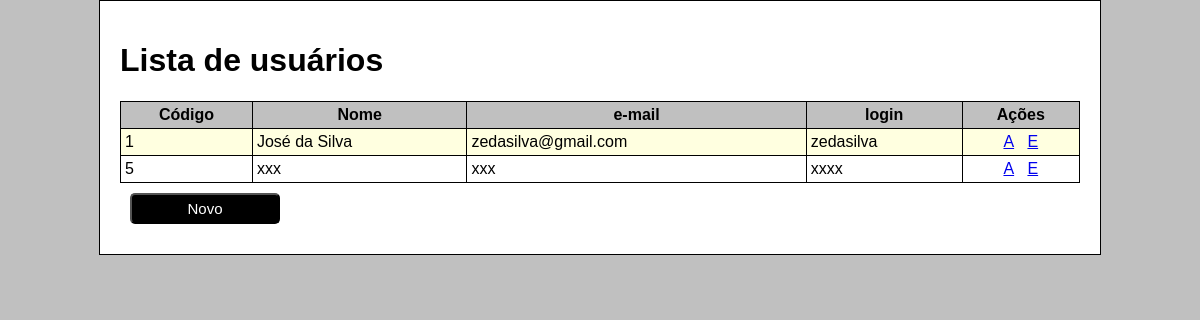
The app's page /usuarios.php with its own data.
### tables this page shows
CREATE TABLE IF NOT EXISTS `usuarios` (
  `id` int(11) NOT NULL AUTO_INCREMENT,
  `nome` varchar(60) NOT NULL,
  `email` varchar(60) NOT NULL,
  `login` varchar(20) NOT NULL,
  `senha` varchar(12) DEFAULT NULL,
  PRIMARY KEY (`id`),
  UNIQUE KEY `email_UNIQUE` (`email`),
  UNIQUE KEY `login_UNIQUE` (`login`)
);

### lib/database.php (called while the page is built, shortened)
<?php
	$conn = mysql_connect(HOST, USER, PASSWORD);
	function consultar($sql)
	{
		global $conn, $result;
		$result = mysql_query($sql,$conn);
	}

### gui/lista_usuarios.php (the view, shortened to what this page needs)
<!DOCTYPE html>
<html lang="pt-br">
	<head>
	</head>
	<body>
		<div class="container">
			<h1><?php echo $titulo_pagina; ?></h1>
			<table>
				<thead>
					<tr>
						<th>Código</th><th>Nome</th><th>e-mail</th><th>login</th><th>Ações</th>
					</tr>
				</thead>
				<tbody>
					<?php
						foreach($registros as $registro)
						{
							echo "
								<tr>
									<td>" . $registro['id'] . "</td>
									<td>{$registro['nome']}</td>
									<td>{$registro['email']}</td>
									<td>{$registro['login']}</td>
									<td class='acoes'>
										<a href='" . URL_BASE . "usuarios.php?acao=alterar&id={$registro['id']}'>A</a>&nbsp;&nbsp;
										<a href='javascript:if(confirm(\"Confirma a exclusão?\")){document.location=\"" . URL_BASE . "usuarios.php?acao=excluir&id={$registro['id']}\";}'>E</a>
									</td>
								</tr>
							";
						}
					?>
				</tbody>
			</table>
			<div class="form-group"><button type="button" onclick="document.location='<?=URL_BASE;?>usuarios.php?acao=incluir';">Novo</button></div>
		</div>
	</body>
</html>

### css/estilos.css (style rules this page uses)
body { background-color: silver; font-family: "Trebuchet MS", helvetica, sans-serif; margin: 0; }
button { background-color: black; color: white; padding: 5px; border-radius: 5px; margin: 10px; font-size: 15px; min-width: 150px; }
table { border-collapse: collapse; width: 100%; }
th { background-color: silver; }
tr:nth-child(odd) { background-color: lightyellow; }
td, th { border: 1px solid black; padding: 4px; }
td.acoes { text-align: center; }
.container { background-color: white; border: 1px solid black; margin: auto; padding: 20px; width: 960px; }

### records on screen
usuarios: id "1", nome "José da Silva", email "zedasilva@gmail.com", login "zedasilva"
usuarios: id "5", nome "xxx", email "xxx", login "xxxx"

### other values on screen
$titulo_pagina "Lista de usuários"
